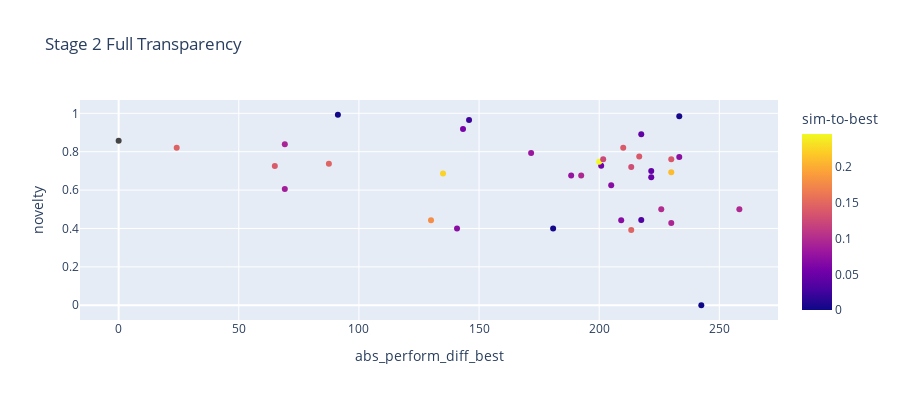

The notebook cell saved with this chart:
### Code cell
# importing packages
import plotly.express as px
  
# plotting the bar chart
fig = px.scatter(df_g3_p2, x='abs_perform_diff_best', y='novelty',
             hover_data=['sim-to-best'], color='sim-to-best',
             height=400, title="Stage 2 Full Transparency")
fig

### Figure 1 — Plotly figure (JSON) as saved in the notebook; plotly's stock layout.template omitted (floating-point values rounded to 4 significant figures)
{"data": [{"customdata": [[0], [0.1477], [0.06957], [0.003348], [0.09524], [0.1791], [0.06957], [0.0339], [0.09804], [0.1], [0.0875], [0.06977], [0.04878], [0.09677], [0.07843], [0.2237], [0.2105], [0.04651], [0.1286], [0.1395], [0.05435], [0.1477], [0.2466], [0.125], [0.137], [0.07273], [0.1379], [0.08108], [0.1395], [0.1453], [0.09333], [null], [0.04348], [0.05861], [0.02312], [0.004695], [0.002768]], "hovertemplate": "abs_perform_diff_best=%{x}<br>novelty=%{y}<br>sim-to-best=%{marker.color}<extra></extra>", "legendgroup": "", "marker": {"color": [0, 0.1477, 0.06957, 0.003348, 0.09524, 0.1791, 0.06957, 0.0339, 0.09804, 0.1, 0.0875, 0.06977, 0.04878, 0.09677, 0.07843, 0.2237, 0.2105, 0.04651, 0.1286, 0.1395, 0.05435, 0.1477, 0.2466, 0.125, 0.137, 0.07273, 0.1379, 0.08108, 0.1395, 0.1453, 0.09333, null, 0.04348, 0.05861, 0.02312, 0.004695, 0.002768], "coloraxis": "coloraxis", "symbol": "circle"}, "mode": "markers", "name": "", "orientation": "v", "showlegend": false, "type": "scatter", "x": [242.5, 213.3, 140.8, 180.8, 230, 130, 209.2, 217.5, 258.3, 225.8, 69.16, 205, 221.7, 192.5, 188.3, 135, 230, 221.7, 213.3, 65, 200.8, 87.5, 200, 201.7, 230, 233.3, 216.7, 171.7, 210, 24.16, 69.16, 0, 217.5, 143.3, 145.8, 233.3, 91.25], "xaxis": "x", "y": [0, 0.3919, 0.4, 0.4, 0.4286, 0.4423, 0.4423, 0.4444, 0.5, 0.5, 0.6053, 0.625, 0.6667, 0.6765, 0.6765, 0.6863, 0.6923, 0.7, 0.72, 0.7258, 0.7273, 0.7375, 0.747, 0.76, 0.7612, 0.7727, 0.7748, 0.7931, 0.8203, 0.8205, 0.8387, 0.8571, 0.8902, 0.9176, 0.9653, 0.9844, 0.9924], "yaxis": "y"}], "layout": {"coloraxis": {"colorbar": {"title": {"text": "sim-to-best"}}, "colorscale": [[0, "#0d0887"], [0.1111, "#46039f"], [0.2222, "#7201a8"], [0.3333, "#9c179e"], [0.4444, "#bd3786"], [0.5556, "#d8576b"], [0.6667, "#ed7953"], [0.7778, "#fb9f3a"], [0.8889, "#fdca26"], [1, "#f0f921"]]}, "height": 400, "legend": {"tracegroupgap": 0}, "title": {"text": "Stage 2 Full Transparency"}, "xaxis": {"anchor": "y", "domain": [0, 1], "title": {"text": "abs_perform_diff_best"}}, "yaxis": {"anchor": "x", "domain": [0, 1], "title": {"text": "novelty"}}}}
